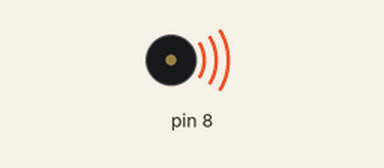
Simulated run of this sketch. Board: Arduino Uno, built with avr-gcc and run on an emulated ATmega328P. On the bench: buzzer (waves = sounding).

Above: at 0.08 s.
At 15.56 s:
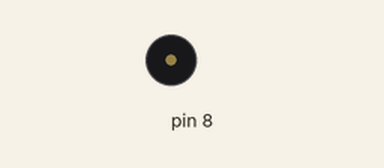
Timing chart, 0 to 15.9 s (numbered marks = the images above):
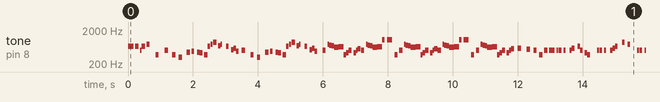

Measured:
- by itself, tone on pin 8: plays 660 Hz for 0.18 s, 660 Hz for 0.10 s, 510 Hz for 0.05 s, 660 Hz for 0.10 s, 770 Hz for 0.10 s, 380 Hz for 0.10 s … (724 notes in this stretch)

The sketch:

mario_song_on_pin_8.ino
```cpp
// Video available here http://www.youtube.com/watch?v=vm04Z1-EFeI

void setup()
{

}

void loop()
{
  tone(8, 660, 100);
  delay(75); tone(8, 660, 100);
  delay(150); tone(8, 660, 100);
  delay(150); tone(8, 510, 100);
  delay(50); tone(8, 660, 100);
  delay(150); tone(8, 770, 100);
  delay(275); tone(8, 380, 100);
  delay(287); tone(8, 510, 100);
  delay(225); tone(8, 380, 100);
  delay(200); tone(8, 320, 100);
  delay(250); tone(8, 440, 100);
  delay(150); tone(8, 480, 80);
  delay(165); tone(8, 450, 100);
  delay(75); tone(8, 430, 100);
  delay(150); tone(8, 380, 100);
  delay(100); tone(8, 660, 80);
  delay(100); tone(8, 760, 50);
  delay(75); tone(8, 860, 100);
  delay(150); tone(8, 700, 80);
  delay(75); tone(8, 760, 50);
  delay(175); tone(8, 660, 80);
  delay(150); tone(8, 520, 80);
  delay(75); tone(8, 580, 80);
  delay(75); tone(8, 480, 80);
  delay(175); tone(8, 510, 100);
  delay(275); tone(8, 380, 100);
  delay(200); tone(8, 320, 100);
  delay(250); tone(8, 440, 100);
  delay(150); tone(8, 480, 80);
  delay(165); tone(8, 450, 100);
  delay(75); tone(8, 430, 100);
  delay(150); tone(8, 380, 100);
  delay(100); tone(8, 660, 80);
  delay(100); tone(8, 760, 50);
  delay(75); tone(8, 860, 100);
  delay(150); tone(8, 700, 80);
  delay(75); tone(8, 760, 50);
  delay(175); tone(8, 660, 80);
  delay(150); tone(8, 520, 80);
  delay(75); tone(8, 580, 80);
  delay(75); tone(8, 480, 80);
  delay(250); tone(8, 500, 100);
  delay(150); tone(8, 760, 100);
  delay(50); tone(8, 720, 100);
  delay(75); tone(8, 680, 100);
  delay(75); tone(8, 620, 150);
  delay(150); tone(8, 650, 150);
  delay(150); tone(8, 380, 100);
  delay(75); tone(8, 430, 100);
  delay(75); tone(8, 500, 100);
  delay(150); tone(8, 430, 100);
  delay(75); tone(8, 500, 100);
  delay(50); tone(8, 570, 100);
  delay(110); tone(8, 500, 100);
  delay(150); tone(8, 760, 100);
  delay(50); tone(8, 720, 100);
  delay(75); tone(8, 680, 100);
  delay(75); tone(8, 620, 150);
  delay(150); tone(8, 650, 200);
  delay(150); tone(8, 1020, 80);
  delay(150); tone(8, 1020, 80);
  delay(75); tone(8, 1020, 80);
  delay(150); tone(8, 380, 100);
  delay(150); tone(8, 500, 100);
  delay(150); tone(8, 760, 100);
  delay(50); tone(8, 720, 100);
  delay(75); tone(8, 680, 100);
  delay(75); tone(8, 620, 150);
  delay(150); tone(8, 650, 150);
  delay(150); tone(8, 380, 100);
  delay(75); tone(8, 430, 100);
  delay(75); tone(8, 500, 100);
  delay(150); tone(8, 430, 100);
  delay(75); tone(8, 500, 100);
  delay(50); tone(8, 570, 100);
  delay(110); tone(8, 500, 100);
  delay(150); tone(8, 760, 100);
  delay(50); tone(8, 720, 100);
  delay(75); tone(8, 680, 100);
  delay(75); tone(8, 620, 150);
  delay(150); tone(8, 650, 200);
  delay(150); tone(8, 1020, 80);
  delay(150); tone(8, 1020, 80);
  delay(75); tone(8, 1020, 80);
  delay(150); tone(8, 380, 100);
  delay(150); tone(8, 500, 100);
  delay(150); tone(8, 760, 100);
  delay(50); tone(8, 720, 100);
  delay(75); tone(8, 680, 100);
  delay(75); tone(8, 620, 150);
  delay(150); tone(8, 650, 150);
  delay(150); tone(8, 380, 100);
  delay(75); tone(8, 430, 100);
  delay(75); tone(8, 500, 100);
  delay(150); tone(8, 430, 100);
  delay(75); tone(8, 500, 100);
  delay(50); tone(8, 570, 100);
  delay(210); tone(8, 585, 100);
  delay(275); tone(8, 550, 100);
  delay(210); tone(8, 500, 100);
  delay(180); tone(8, 380, 100);
  delay(150); tone(8, 500, 100);
  delay(150); tone(8, 500, 100);
  delay(75); tone(8, 500, 100);
  delay(150); tone(8, 500, 60);
  delay(75); tone(8, 500, 80);
  delay(150); tone(8, 500, 60);
  delay(175); tone(8, 500, 80);
  delay(75); tone(8, 580, 80);
  delay(175); tone(8, 660, 80);
  delay(75); tone(8, 500, 80);
  delay(150); tone(8, 430, 80);
  delay(75); tone(8, 380, 80);
  delay(300); tone(8, 500, 60);
  delay(75); tone(8, 500, 80);
  delay(150); tone(8, 500, 60);
  delay(175); tone(8, 500, 80);
  delay(75); tone(8, 580, 80);
  delay(75); tone(8, 660, 80);
  delay(225); tone(8, 870, 80);
  delay(162); tone(8, 760, 80);
  delay(300); tone(8, 500, 60);
  delay(75); tone(8, 500, 80);
  delay(150); tone(8, 500, 60);
  delay(175); tone(8, 500, 80);
  delay(75); tone(8, 580, 80);
  delay(175); tone(8, 660, 80);
  delay(75); tone(8, 500, 80);
  delay(150); tone(8, 430, 80);
  delay(75); tone(8, 380, 80);
  delay(300); tone(8, 660, 100);
  delay(75); tone(8, 660, 100);
  delay(150); tone(8, 660, 100);
  delay(150); tone(8, 510, 100);
  delay(50); tone(8, 660, 100);
  delay(150); tone(8, 770, 100);
  delay(225); tone(8, 380, 100);

  delay(1000);
  tone(8, 440, 200);
  delay(200);
  delay(200);
  tone(8, 440, 400);
  delay(200);
  delay(200);
  delay(5000);
}
```
